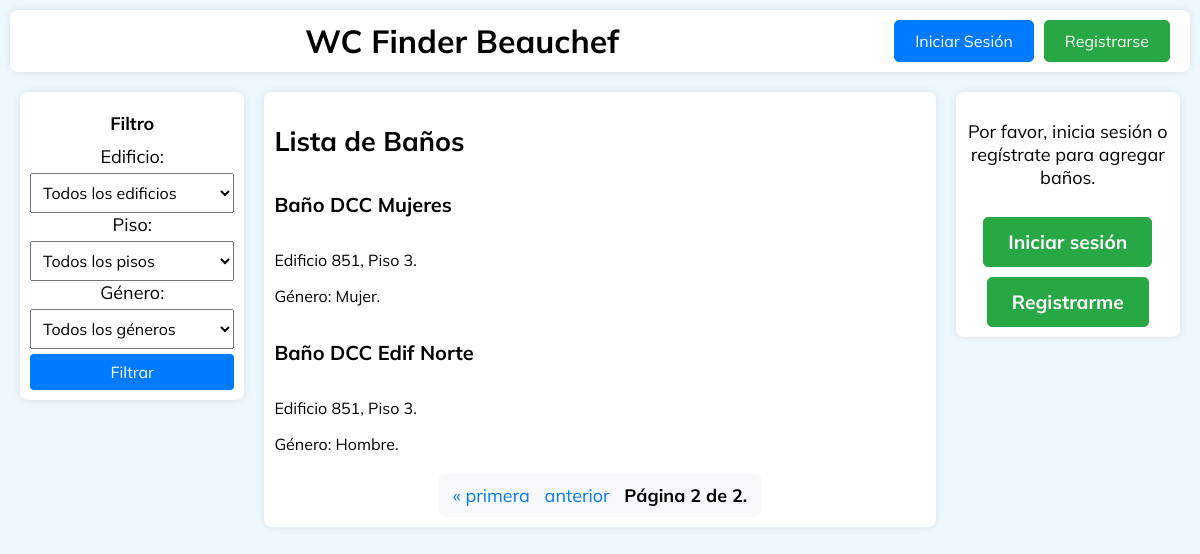
Screenshot of /?page=2 with the database file from the repository.
### todoapp/models.py (models this page shows, shortened)
class Bathroom(models.Model):
    GENDER_CHOICES = [
        ('mujer', 'Mujer'),
        ('hombre', 'Hombre'),
        ('universal', 'Universal'),
    ]
    BUILDS_CHOICES = [
        ('850', '850'),
        ('851', '851'),
    ]
    FLOOR_CHOICES = [
        ('-3', '-3'),
        ('-2', '-2'),
        ('-1', '-1'),
        ('1', '1'),
        ('2', '2'),
        ('3', '3'),
        ('4', '4'),
        ('5', '5'),
        ('6', '6'),
        ('7', '7'),
    ]
    name = models.CharField(max_length=100)
    building = models.CharField(max_length=3, choices=BUILDS_CHOICES)
    floor = models.CharField(max_length=2,choices=FLOOR_CHOICES)
    gender = models.CharField(max_length=10, choices=GENDER_CHOICES)
    description = models.CharField(max_length=300)
    image = models.ImageField(upload_to='bathroom_images/', blank=True, null=True)
    publicar = models.BooleanField(default=False)
    latitude = models.FloatField(null=True, blank=True)
    longitude = models.FloatField(null=True, blank=True)

### todoapp/views.py (the view)
# urls.py: 2. Add a URL to urlpatterns:  path('', views.home, name='home')
def home(request):
    bathrooms = Bathroom.objects.filter(publicar=True)
    buildings = Bathroom.objects.values_list('building', flat=True).distinct()
    floors = Bathroom.objects.values_list('floor', flat=True).distinct().order_by('floor')
    genders = [choice[0] for choice in Bathroom.GENDER_CHOICES]
    building_filter = request.GET.get('building')
    floor_filter = request.GET.get('floor')
    bathroom_filter = request.GET.get('bathroom')
    gender_filter = request.GET.get('gender')
    if building_filter:
        bathrooms = bathrooms.filter(building=building_filter)
    if floor_filter:
        bathrooms = bathrooms.filter(floor=floor_filter)
    if bathroom_filter:
        bathrooms = bathrooms.filter(name=bathroom_filter)
    if gender_filter:
        bathrooms = bathrooms.filter(gender=gender_filter)
    available_bathrooms = bathrooms.values_list('name', flat=True)
    paginator = Paginator(bathrooms, 10)  # 10 baños por página
    page = request.GET.get('page')
    try:
        bathrooms = paginator.page(page)
    except PageNotAnInteger:
        bathrooms = paginator.page(1)
    except EmptyPage:
        bathrooms = paginator.page(paginator.num_pages)
    context = {
        'bathrooms': bathrooms,
        'buildings': buildings,
        'floors': floors,
        'available_bathrooms': available_bathrooms,
        'genders': genders,
        'selected_building': building_filter,
        'selected_floor': floor_filter,
        'selected_bathroom': bathroom_filter,
        'selected_gender': gender_filter,
    }
    if request.is_ajax():
        return render(request, 'todoapp/home.html', context)
    return render(request, 'todoapp/home.html', context)

### todoapp/templates/todoapp/home.html (shortened to what this page needs)
{% extends 'todoapp/navbar.html' %}
{% block extra_css %}
{% load static %}
<link rel="stylesheet" type="text/css" href="{% static 'css/home.css' %}">
{% endblock %}
{% block content %}
    <div class="window-container filter-container">
        <aside class="filter">
            <h4>Filtro</h4>
            <form method="get" id="filterForm">
                <label for="building">Edificio:</label>
                <select name="building" id="building">
                    <option value="">Todos los edificios</option>
                </select>
                <label for="floor">Piso:</label>
                <select name="floor" id="floor">
                    <option value="">Todos los pisos</option>
                </select>
                <label for="gender">Género:</label>
                <select name="gender" id="gender">
                    <option value="">Todos los géneros</option>
                </select>
                <button type="submit">Filtrar</button>
            </form>
        </aside>
    </div>
    <div class="window-container bathroom-list-container">
        <section class="bathroom-list">
            <h2>Lista de Baños</h2>
            <div id="bathroom-list">
                {% for bathroom in bathrooms %}
                <a href="/bathroom/{{ bathroom.id}}" class="card-link">
                    <div class="card-body">
                        <h5 class="card-title">{{ bathroom.name }}</h5>
                        <p class="card-text">Edificio {{ bathroom.building }}, Piso {{ bathroom.floor }}.</p>
                        <p class="card-text">Género: {{ bathroom.get_gender_display }}.</p>
                    </div>
                </a>
                {% endfor %}
                <div class="pagination">
                    <span class="step-links">
                        {% if bathrooms.has_previous %}
                            <a href="?page=1" class="pagination-link" data-page="1">&laquo; primera</a>
                            <a href="?page={{ bathrooms.previous_page_number }}" class="pagination-link" data-page="{{ bathrooms.previous_page_number }}">anterior</a>
                        {% endif %}
                        <span class="current">
                            Página {{ bathrooms.number }} de {{ bathrooms.paginator.num_pages }}.
                        </span>
                    </span>
                </div>
            </div>
        </section>
    </div>
    <div class="window-container add-button-container">
        <aside class="add-button">
            {% if request.user.is_authenticated %}
                <p class="add-button-text">¿No encuentras tu baño preferido? ¡Agrega tu baño aquí!</p>
                <a class="btn btn-primary btn-block" href="/add_bathroom">Agregar Baño</a>
            {% else %}
                <p>Por favor, inicia sesión o regístrate para agregar baños.</p>
                <a class="btn btn-primary btn-block login-btn" href="/login">Iniciar sesión</a>
                <a class="btn btn-primary btn-block register-btn" href="/register">Registrarme</a>
            {% endif %}
        </aside>
    </div>
{% endblock %}

### todoapp/static/css/home.css (style rules this page uses)
:root { --font-main: 'Mulish', sans-serif; --color-primary: #007bff; --color-primary-dark: #0056b3; --color-success: #28a745; --color-success-dark: #218838; --color-border: #ccc; --color-bg: #ffffff; --color-shadow: rgba(0, 0, 0, 0.1); --color-bg-light-gray: #f8f9fa; --color-aliceblue: #f0f8ff; }
body { font-family: var(--font-main); background-color: var(--color-aliceblue); margin: 0; padding: 0; font-size: 18px; }
.window-container { background-color: white; color: black; padding: 10px 20px; border-radius: 8px; box-shadow: 0px 0px 10px var(--color-shadow); margin: 10px; }
.filter-container { flex: 1 1 20%; padding: 10px; box-sizing: border-box; display: flex; flex-direction: column; align-items: center; text-align: center; }
.filter { display: flex; flex-direction: column; align-items: center; }
.filter h4 { margin: 0; padding: 10px; }
.filter select, .filter button { width: 100%; padding: 8px; margin-top: 5px; font-size: 16px; font-family: inherit; }
.filter button { background-color: #007bff; color: white; border: none; border-radius: 4px; cursor: pointer; }
.bathroom-list-container { flex: 1 1 60%; padding: 10px; box-sizing: border-box; }
.card-title { font-size: 20px; }
.card-text { font-size: 16px; }
.card-link { text-decoration: none; color: inherit; display: block; }
.add-button-container { flex: 1 1 20%; padding: 10px; box-sizing: border-box; }
.add-button { display: flex; flex-direction: column; align-items: center; text-align: center; text-decoration: none; }
.add-button .btn { background-color: var(--color-success); border: 1px solid var(--color-success); color: white; padding: 12px 24px; font-size: 1.2rem; border-radius: 5px; text-align: center; display: block; margin-top: 10px; font-weight: bold; transition: background-color 0.3s ease, border-color 0.3s ease; text-decoration: none; }
.login-btn { background-color: var(--color-primary); border-color: var(--color-primary); }
.register-btn { background-color: var(--color-success); border-color: var(--color-success); }
.pagination { text-align: center; margin-top: 20px; }
.pagination .step-links { display: inline-block; padding: 10px; border-radius: 8px; background-color: var(--color-bg-light-gray); }
.pagination a { color: var(--color-primary); text-decoration: none; margin: 0 5px; }
.pagination .current { font-weight: bold; margin: 0 5px; }

### rows the page displays
Bathroom: name "Baño DCC Mujeres", building "851", floor "3", gender "Mujer"
Bathroom: name "Baño DCC Edif Norte", building "851", floor "3", gender "Hombre"

### other values shown
{{ bathrooms.number }} "2"
{{ bathrooms.paginator.num_pages }} "2"
